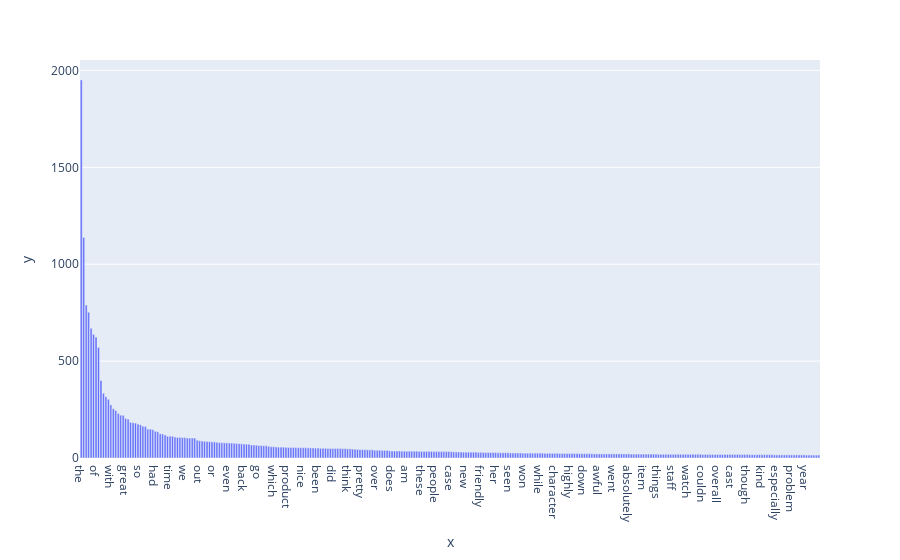

The notebook cell saved with this chart:
### Code cell
count_vect = CountVectorizer()
comment_counts = count_vect.fit_transform(online_comment.sentence)
# term_frequencies = []
# for j in range(0,X_counts.shape[1]):
#     term_frequencies.append(sum(X_counts[:, j].toarray()))
term_frequencies = np.asarray(comment_counts.sum(axis = 0))[0]
sort_index = np.argsort(-term_frequencies)
sorted_freq = term_frequencies[sort_index]
fig = px.bar(sorted_freq[0:300], x=count_vect.get_feature_names_out()[sort_index[0:300]] ,  
             y=sorted_freq[0:300])
fig.show()

### Figure 1 — Plotly figure (JSON) as saved in the notebook; plotly's stock layout.template omitted (floating-point values rounded to 4 significant figures; data arrays with more than 128 entries replaced by an {"elided": "..."} marker saying what was removed)
{"data": [{"alignmentgroup": "True", "hovertemplate": "x=%{x}<br>y=%{y}<extra></extra>", "legendgroup": "", "marker": {"color": "#636efa", "pattern": {"shape": ""}}, "name": "", "offsetgroup": "", "orientation": "v", "showlegend": false, "textposition": "auto", "type": "bar", "x": {"elided": "300 str values"}, "xaxis": "x", "y": {"elided": "300 int values"}, "yaxis": "y"}], "layout": {"barmode": "relative", "legend": {"tracegroupgap": 0}, "margin": {"t": 60}, "xaxis": {"anchor": "y", "domain": [0, 1], "title": {"text": "x"}}, "yaxis": {"anchor": "x", "domain": [0, 1], "title": {"text": "y"}}}}
